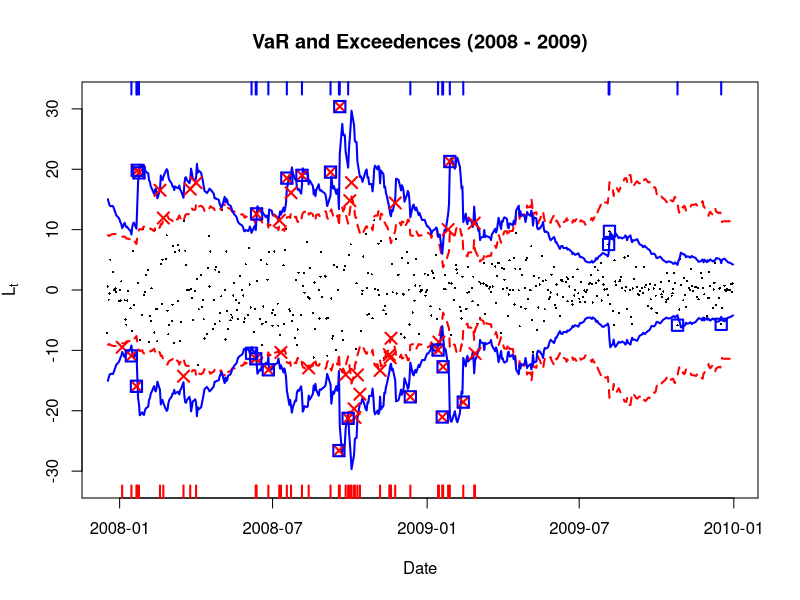
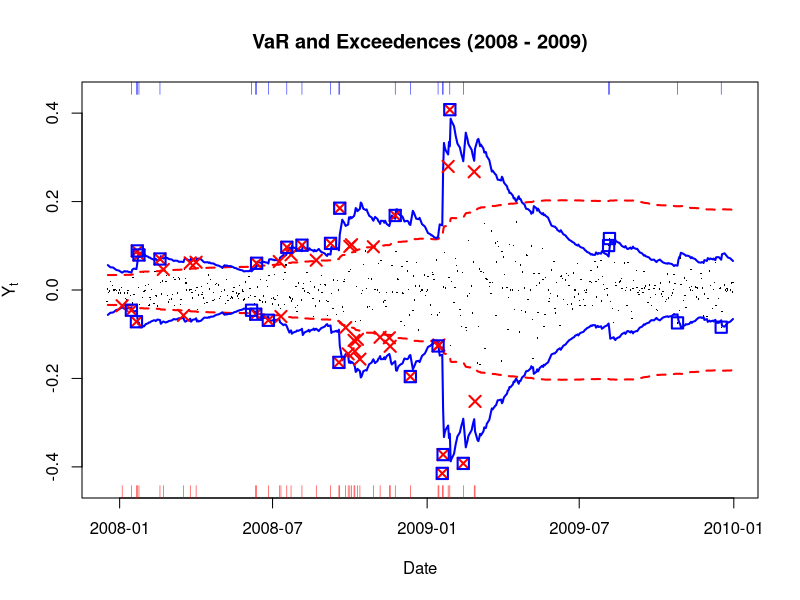
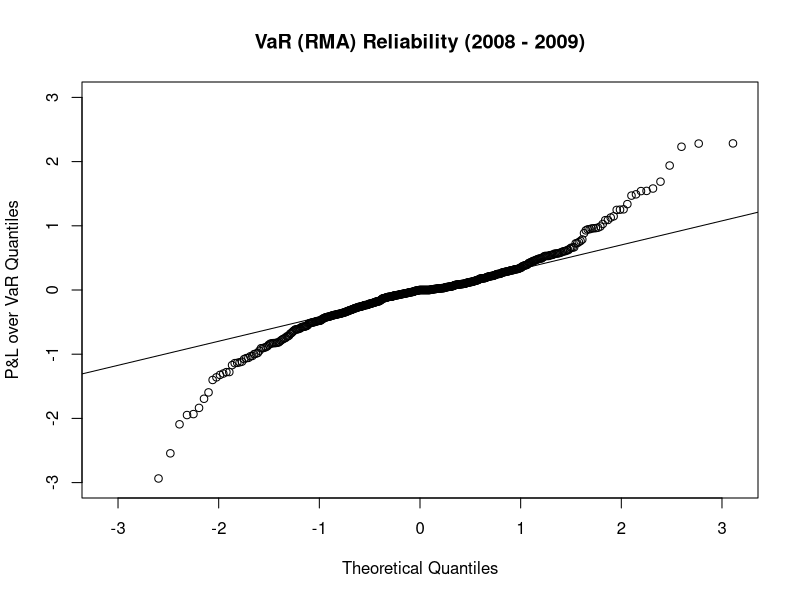
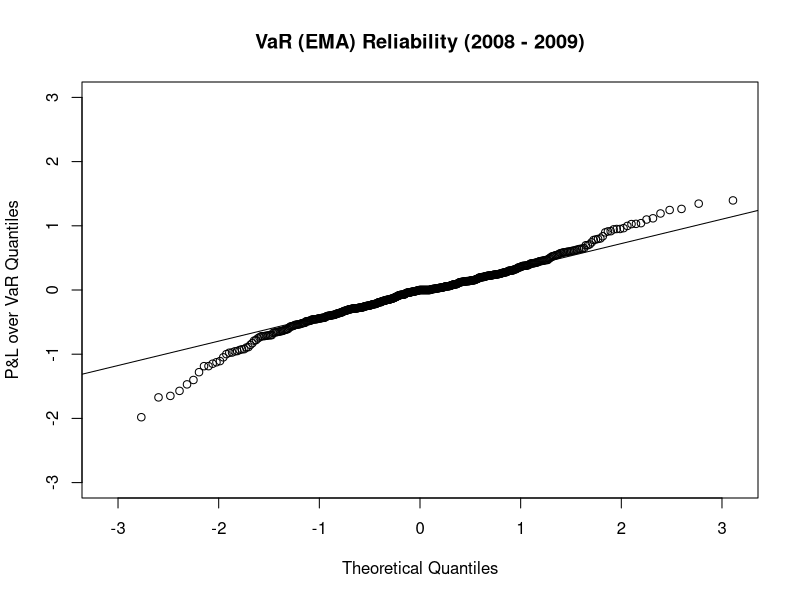

R code for these plots, in order:
# clear variables and close windows
rm(list = ls(all = TRUE))
graphics.off()

# install and load packages
libraries = c("dplyr", "lubridate", "quantmod")
lapply(libraries, function(x) if (!(x %in% installed.packages())) {install.packages(x)})
lapply(libraries, library, quietly = TRUE, character.only = TRUE)

# Inputs
h     = 250
alpha = 0.01
gamma = 0.94

# Load Data
data = read.csv("SFEVaRbank.csv")

# Functions
calcRMA = function(serie, h = 250){
  # find the first non NA position
  s = rle(is.na(serie))$length[1]
  # Calculate the RMA of the serie for with the parameter h
  rma = sapply((s + h + 1): length(serie), FUN = function(n) {
    sum(serie[(n - h): (n - 1)] * serie[(n - h): (n - 1)], na.rm = T) / (h - 1)})
  rma = c(rep(NA, s + h), rma)
  return(rma)
}

emaWeight = function(h, gamma){
  weight = gamma^(h: 1) * (1 - gamma)
  return(weight)
}

calcEMA = function(serie, gamma = 0.94, h = 250){
  s      = rle(is.na(serie))$length[1]
  weight = emaWeight(h, gamma)
  # ema calculation
  ema = sapply((s + h + 1): length(serie), FUN = function(n) {
    sum(serie[(n - h): (n - 1)] * serie[(n - h): (n - 1)] * weight, na.rm = T)})
  ema = c(rep(NA, s + h), ema)
  return(ema)
}

# Choose the Stocks
# which(colnames(data) == "LLOYDS.BANKING.GROUP") == 34
Stocks = data[year(data$Date) %in% c(2007, 2008, 2009), c(1, 34)]

# Build portfolio of log-returns
Portfolio = data.frame(Date       = as.Date(Stocks$Date), 
                       Price      = (Stocks[, 2]),
                       PercChange = c(NA,diff(log(Stocks[, 2]))),
                       AbsChange  = c(NA,diff(Stocks[, 2])))

# calculate t-value
tCrit = qnorm(1 - alpha) 
# calculate VaR
Portfolio$VaRRMAY = calcRMA(Portfolio$PercChange, h = h) ^ 0.5 * tCrit
Portfolio$VaREMAY = calcEMA(Portfolio$PercChange, gamma = gamma, h = h) ^ 0.5 * tCrit
Portfolio$VaRRMAL = Portfolio$VaRRMAY * Portfolio$Price
Portfolio$VaREMAL = Portfolio$VaREMAY * Portfolio$Price
# calculate exceedences
Portfolio$RugsRMAL = (Portfolio$AbsChange > Portfolio$VaRRMAL | 
                      Portfolio$AbsChange < -Portfolio$VaRRMAL)
Portfolio$RugsEMAL = (Portfolio$AbsChange > Portfolio$VaREMAL | 
                      Portfolio$AbsChange < -Portfolio$VaREMAL)
Portfolio$RugsRMAY = (Portfolio$PercChange > Portfolio$VaRRMAY | 
                      Portfolio$PercChange < -Portfolio$VaRRMAY)
Portfolio$RugsEMAY = (Portfolio$PercChange > Portfolio$VaREMAY | 
                      Portfolio$PercChange < -Portfolio$VaREMAY)
# remove rows without VaR
Portfolio = Portfolio[- c(1 :h), ]

# Plot Result for Lt/AbsChange
ymax = 1.05 * max(abs(min(Portfolio$AbsChange)), abs(max(Portfolio$AbsChange)))
plot(Portfolio$Date, Portfolio$AbsChange, pch = 16, cex = 0.3, ylim = c(-ymax, ymax), 
     ylab = expression({L}[t]), xlab = "Date", main = "VaR and Exceedences (2008 - 2009)")
lines(Portfolio$Date, Portfolio$VaRRMAL, col = "red", lty = 2, lwd = 2)
lines(Portfolio$Date, - Portfolio$VaRRMAL, col = "red", lty = 2, lwd = 2)
lines(Portfolio$Date, Portfolio$VaREMAL, col = "blue", lwd = 2)
lines(Portfolio$Date, - Portfolio$VaREMAL, col = "blue", lwd = 2)

# Add Rugs, for Rma at the bottom, for Ema at the top
rug(Portfolio$Date[Portfolio$RugsRMAL], side = 1, col = "red", lwd = 2)
rug(Portfolio$Date[Portfolio$RugsEMAL], side = 3, col = "blue", lwd = 2)
points(Portfolio$Date[Portfolio$RugsRMAL], Portfolio$AbsChange[Portfolio$RugsRMAL], 
       col = "red", pch = 4, lwd = 2, cex = 1.5)
points(Portfolio$Date[Portfolio$RugsEMAL], Portfolio$AbsChange[Portfolio$RugsEMAL], 
       col = "blue", pch = 0, lwd = 2, cex = 1.5)
dev.print(device = png, filename = 'VaR_LtAbsChange.png', width = 1200, height = 600)
dev.off()

# Plot Result for Yt/PercChange
ymax = 1.05 * max(abs(min(Portfolio$PercChange)), abs(max(Portfolio$PercChange)))
plot(Portfolio$Date, Portfolio$PercChange, pch = 16, cex = 0.2, ylim = c(-ymax, ymax), 
     ylab = expression({Y}[t]), xlab = "Date", main = "VaR and Exceedences (2008 - 2009)")
lines(Portfolio$Date, Portfolio$VaRRMAY, col = "red", lty = 2, lwd = 2)
lines(Portfolio$Date, - Portfolio$VaRRMAY, col = "red", lty = 2, lwd = 2)
lines(Portfolio$Date, Portfolio$VaREMAY, col = "blue", lwd = 2)
lines(Portfolio$Date, - Portfolio$VaREMAY, col = "blue", lwd = 2)

# Add Rugs, for Rma at the bottom, for Ema at the top
Portfolio$RugsRMAY = (Portfolio$PercChange > Portfolio$VaRRMAY | 
                      Portfolio$PercChange < -Portfolio$VaRRMAY)
Portfolio$RugsEMAY = (Portfolio$PercChange > Portfolio$VaREMAY | 
                      Portfolio$PercChange < -Portfolio$VaREMAY)
# plot rug
rug(Portfolio$Date[Portfolio$RugsRMAY], side = 1, col = "red")
rug(Portfolio$Date[Portfolio$RugsEMAY], side = 3, col = "blue")
# plot exceedences
points(Portfolio$Date[Portfolio$RugsRMAY], Portfolio$PercChange[Portfolio$RugsRMAY], 
       col = "red", pch = 4, lwd = 2, cex = 1.5)
points(Portfolio$Date[Portfolio$RugsEMAY], Portfolio$PercChange[Portfolio$RugsEMAY], 
       col = "blue", pch = 0, lwd = 2, cex = 1.5)
dev.print(device = png, filename = 'VaR_YtPercChange.png', width = 1200, height = 600)
dev.off()

# Plot qqplots
qqnorm(Portfolio$AbsChange/Portfolio$VaRRMAL, main = "VaR (RMA) Reliability (2008 - 2009)",
       xlab = "Theoretical Quantiles", ylab = "P&L over VaR Quantiles", ylim = c(-3,3))
qqline(Portfolio$AbsChange/Portfolio$VaRRMAL)
dev.print(device = png, filename = 'VaRReliability_RMA.png', width = 500, height = 500)
dev.off()
qqnorm(Portfolio$AbsChange/Portfolio$VaREMAL, main = "VaR (EMA) Reliability (2008 - 2009)",
       xlab = "Theoretical Quantiles", ylab = "P&L over VaR Quantiles", ylim = c(-3,3))
qqline(Portfolio$AbsChange/Portfolio$VaREMAL)
dev.print(device = png, filename = 'VaRReliability_EMA.png', width = 500, height = 500)
dev.off()

